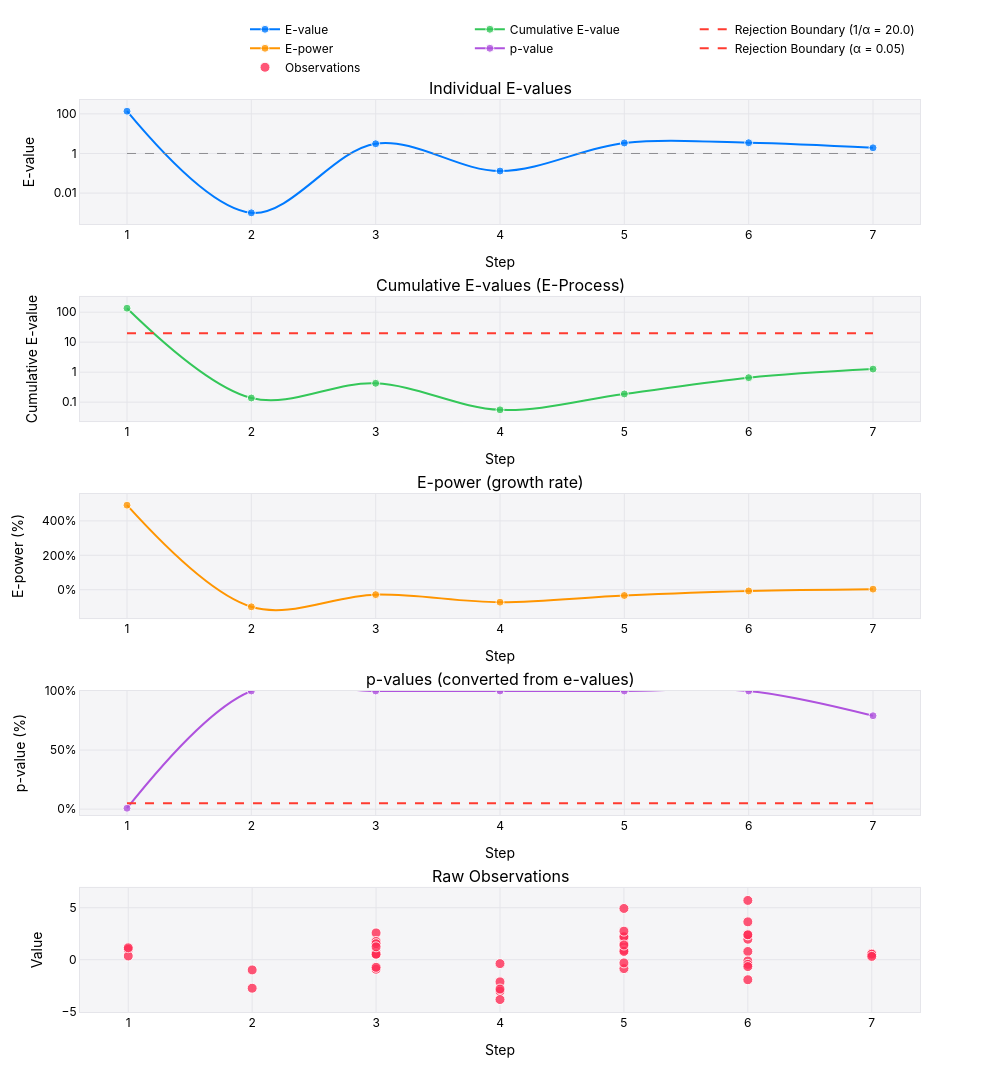

Notebook code cell kept with this figure:
### Code cell
test = SequentialTesting(
    test_type=TestType.MEAN,
    null_value=0,
    alternative="greater"
)

# Generate some data
np.random.seed(42)
data_batches = [
    np.random.normal(0.5, 1, 3),  # Batch 1
    np.random.normal(-2.5, 1, 2),  # Batch 2
    np.random.normal(1, 1, 10),  # Batch 3
    np.random.normal(-1, 2, 5),    # Batch 4
    np.random.normal(2, 2, 10),
    np.random.normal(2, 2, 10),
    np.random.normal(0.5, 0.1, 10),
]

# Run test
for batch in data_batches:
    result = test.update(batch)
    print(f"Batch mean: {np.mean(batch):.2f}")
    print(f"E-value: {result.e_value:.2f}")
    print(f"Cumulative: {result.e_process.cumulative_value:.2f}")
    print(f"Reject H0: {result.reject_null}\n")
    print(f"E-power: {result.e_power}")


plot_sequential_test_plotly(test.get_history_df(), log_scale=True)

### Figure 1 — Plotly figure (JSON) as saved in the notebook; plotly's stock layout.template omitted (floating-point values rounded to 4 significant figures)
{"data": [{"hovertemplate": "<b>Step %{x}</b><br>%{y:.4f}<extra></extra>", "line": {"color": "#007AFF", "shape": "spline", "width": 2}, "marker": {"color": "#007AFF", "line": {"color": "white", "width": 1}, "opacity": 0.8, "size": 8}, "mode": "lines+markers", "name": "E-value", "type": "scatter", "x": [1, 2, 3, 4, 5, 6, 7], "xaxis": "x", "y": [135.9, 0.001011, 3.099, 0.1303, 3.385, 3.489, 1.932], "yaxis": "y"}, {"hoverinfo": "skip", "line": {"color": "#8E8E93", "dash": "dash", "width": 1}, "mode": "lines", "name": "E-value = 1", "showlegend": false, "type": "scatter", "x": [1, 7], "xaxis": "x", "y": [1, 1], "yaxis": "y"}, {"hovertemplate": "<b>Step %{x}</b><br>%{y:.4f}<extra></extra>", "line": {"color": "#34C759", "shape": "spline", "width": 2}, "marker": {"color": "#34C759", "line": {"color": "white", "width": 1}, "opacity": 0.8, "size": 8}, "mode": "lines+markers", "name": "Cumulative E-value", "type": "scatter", "x": [1, 2, 3, 4, 5, 6, 7], "xaxis": "x2", "y": [135.9, 0.1374, 0.4258, 0.05546, 0.1877, 0.655, 1.265], "yaxis": "y2"}, {"hoverinfo": "skip", "line": {"color": "#FF3B30", "dash": "dash", "width": 2}, "mode": "lines", "name": "Rejection Boundary (1/α = 20.0)", "type": "scatter", "x": [1, 7], "xaxis": "x2", "y": [20, 20], "yaxis": "y2"}, {"hovertemplate": "<b>Step %{x}</b><br>%{y:.2f}%<extra></extra>", "line": {"color": "#FF9500", "shape": "spline", "width": 2}, "marker": {"color": "#FF9500", "line": {"color": "white", "width": 1}, "opacity": 0.8, "size": 8}, "mode": "lines+markers", "name": "E-power", "type": "scatter", "x": [1, 2, 3, 4, 5, 6, 7], "xaxis": "x3", "y": [491.2, -99.25, -28.46, -72.3, -33.46, -7.051, 3.361], "yaxis": "y3"}, {"hovertemplate": "<b>Step %{x}</b><br>%{y:.2f}%<extra></extra>", "line": {"color": "#AF52DE", "shape": "spline", "width": 2}, "marker": {"color": "#AF52DE", "line": {"color": "white", "width": 1}, "opacity": 0.8, "size": 8}, "mode": "lines+markers", "name": "p-value", "type": "scatter", "x": [1, 2, 3, 4, 5, 6, 7], "xaxis": "x4", "y": [0.7359, 100.0, 100.0, 100.0, 100.0, 100.0, 79.04], "yaxis": "y4"}, {"hoverinfo": "skip", "line": {"color": "#FF3B30", "dash": "dash", "width": 2}, "mode": "lines", "name": "Rejection Boundary (α = 0.05)", "type": "scatter", "x": [1, 7], "xaxis": "x4", "y": [5, 5], "yaxis": "y4"}, {"hovertemplate": "<b>Step %{x}</b><br>Value: %{y:.4f}<extra></extra>", "marker": {"color": "#FF2D55", "line": {"color": "white", "width": 1}, "opacity": 0.8, "size": 10, "symbol": "circle"}, "mode": "markers", "name": "Observations", "type": "scatter", "x": [1, 1, 1, 2, 2, 3, 3, 3, 3, 3, 3, 3, 3, 3, 3, 4, 4, 4, 4, 4, 5, 5, 5, 5, 5, 5, 5, 5, 5, 5, 6, 6, 6, 6, 6, 6, 6, 6, 6, 6, 7, 7, 7, 7, 7, 7, 7, 7, 7, 7], "xaxis": "x5", "y": [0.9967, 0.3617, 1.148, -0.977, -2.734, 0.7659, 2.579, 1.767, 0.5305, 1.543, 0.5366, 0.5343, 1.242, -0.9133, -0.7249, -2.125, -3.026, -0.3715, -2.816, -3.825, 4.931, 1.548, 2.135, -0.8495, 0.9112, 2.222, -0.302, 2.751, 0.7987, 1.417, 0.7966, 5.705, 1.973, -0.1154, 3.645, -0.4417, 2.418, -1.919, -0.6564, 2.394, 0.5738, 0.5171, 0.4884, 0.4699, 0.3521, 0.428, 0.4539, 0.6057, 0.5344, 0.3237], "yaxis": "y5"}], "layout": {"annotations": [{"font": {"size": 16}, "showarrow": false, "text": "Individual E-values", "x": 0.5, "xanchor": "center", "xref": "paper", "y": 1.0, "yanchor": "bottom", "yref": "paper"}, {"font": {"size": 16}, "showarrow": false, "text": "Cumulative E-values (E-Process)", "x": 0.5, "xanchor": "center", "xref": "paper", "y": 0.784, "yanchor": "bottom", "yref": "paper"}, {"font": {"size": 16}, "showarrow": false, "text": "E-power (growth rate)", "x": 0.5, "xanchor": "center", "xref": "paper", "y": 0.568, "yanchor": "bottom", "yref": "paper"}, {"font": {"size": 16}, "showarrow": false, "text": "p-values (converted from e-values)", "x": 0.5, "xanchor": "center", "xref": "paper", "y": 0.352, "yanchor": "bottom", "yref": "paper"}, {"font": {"size": 16}, "showarrow": false, "text": "Raw Observations", "x": 0.5, "xanchor": "center", "xref": "paper", "y": 0.136, "yanchor": "bottom", "yref": "paper"}], "font": {"color": "#000000", "family": "SF Pro Display, -apple-system, BlinkMacSystemFont, Segoe UI, Roboto, Helvetica Neue, Arial, sans-serif"}, "height": 1200, "hoverlabel": {"bgcolor": "white", "font": {"family": "SF Pro Display, -apple-system, BlinkMacSystemFont, Segoe UI, Roboto, Helvetica Neue, Arial, sans-serif", "size": 12}}, "hovermode": "closest", "legend": {"bgcolor": "rgba(255, 255, 255, 0.8)", "font": {"color": "#000000"}, "orientation": "h", "x": 1, "xanchor": "right", "y": 1.02, "yanchor": "bottom"}, "paper_bgcolor": "#FFFFFF", "plot_bgcolor": "#F5F5F7", "showlegend": true, "title": {"font": {"color": "#000000", "family": "SF Pro Display, -apple-system, BlinkMacSystemFont, Segoe UI, Roboto, Helvetica Neue, Arial, sans-serif", "size": 24}, "text": "", "x": 0.5, "xanchor": "center", "y": 0.98, "yanchor": "top"}, "width": 1000, "xaxis": {"anchor": "y", "domain": [0, 1], "gridcolor": "#E5E5EA", "gridwidth": 1, "linecolor": "#E5E5EA", "linewidth": 1, "mirror": true, "showgrid": true, "showline": true, "title": {"font": {"family": "SF Pro Display, -apple-system, BlinkMacSystemFont, Segoe UI, Roboto, Helvetica Neue, Arial, sans-serif", "size": 14}, "text": "Step"}, "zeroline": false}, "xaxis2": {"anchor": "y2", "domain": [0, 1], "gridcolor": "#E5E5EA", "gridwidth": 1, "linecolor": "#E5E5EA", "linewidth": 1, "mirror": true, "showgrid": true, "showline": true, "title": {"font": {"family": "SF Pro Display, -apple-system, BlinkMacSystemFont, Segoe UI, Roboto, Helvetica Neue, Arial, sans-serif", "size": 14}, "text": "Step"}, "zeroline": false}, "xaxis3": {"anchor": "y3", "domain": [0, 1], "gridcolor": "#E5E5EA", "gridwidth": 1, "linecolor": "#E5E5EA", "linewidth": 1, "mirror": true, "showgrid": true, "showline": true, "title": {"font": {"family": "SF Pro Display, -apple-system, BlinkMacSystemFont, Segoe UI, Roboto, Helvetica Neue, Arial, sans-serif", "size": 14}, "text": "Step"}, "zeroline": false}, "xaxis4": {"anchor": "y4", "domain": [0, 1], "gridcolor": "#E5E5EA", "gridwidth": 1, "linecolor": "#E5E5EA", "linewidth": 1, "mirror": true, "showgrid": true, "showline": true, "title": {"font": {"family": "SF Pro Display, -apple-system, BlinkMacSystemFont, Segoe UI, Roboto, Helvetica Neue, Arial, sans-serif", "size": 14}, "text": "Step"}, "zeroline": false}, "xaxis5": {"anchor": "y5", "domain": [0, 1], "gridcolor": "#E5E5EA", "gridwidth": 1, "linecolor": "#E5E5EA", "linewidth": 1, "mirror": true, "showgrid": true, "showline": true, "title": {"font": {"family": "SF Pro Display, -apple-system, BlinkMacSystemFont, Segoe UI, Roboto, Helvetica Neue, Arial, sans-serif", "size": 14}, "text": "Step"}, "zeroline": false}, "yaxis": {"anchor": "x", "domain": [0.864, 1.0], "gridcolor": "#E5E5EA", "gridwidth": 1, "linecolor": "#E5E5EA", "linewidth": 1, "mirror": true, "showgrid": true, "showline": true, "title": {"text": "E-value"}, "type": "log", "zeroline": false}, "yaxis2": {"anchor": "x2", "domain": [0.648, 0.784], "gridcolor": "#E5E5EA", "gridwidth": 1, "linecolor": "#E5E5EA", "linewidth": 1, "mirror": true, "showgrid": true, "showline": true, "title": {"text": "Cumulative E-value"}, "type": "log", "zeroline": false}, "yaxis3": {"anchor": "x3", "domain": [0.432, 0.568], "gridcolor": "#E5E5EA", "gridwidth": 1, "linecolor": "#E5E5EA", "linewidth": 1, "mirror": true, "showgrid": true, "showline": true, "ticksuffix": "%", "title": {"text": "E-power (%)"}, "zeroline": false}, "yaxis4": {"anchor": "x4", "domain": [0.216, 0.352], "gridcolor": "#E5E5EA", "gridwidth": 1, "linecolor": "#E5E5EA", "linewidth": 1, "mirror": true, "range": [-5, 100], "showgrid": true, "showline": true, "ticksuffix": "%", "title": {"text": "p-value (%)"}, "zeroline": false}, "yaxis5": {"anchor": "x5", "domain": [0, 0.136], "gridcolor": "#E5E5EA", "gridwidth": 1, "linecolor": "#E5E5EA", "linewidth": 1, "mirror": true, "showgrid": true, "showline": true, "title": {"text": "Value"}, "zeroline": false}}}
